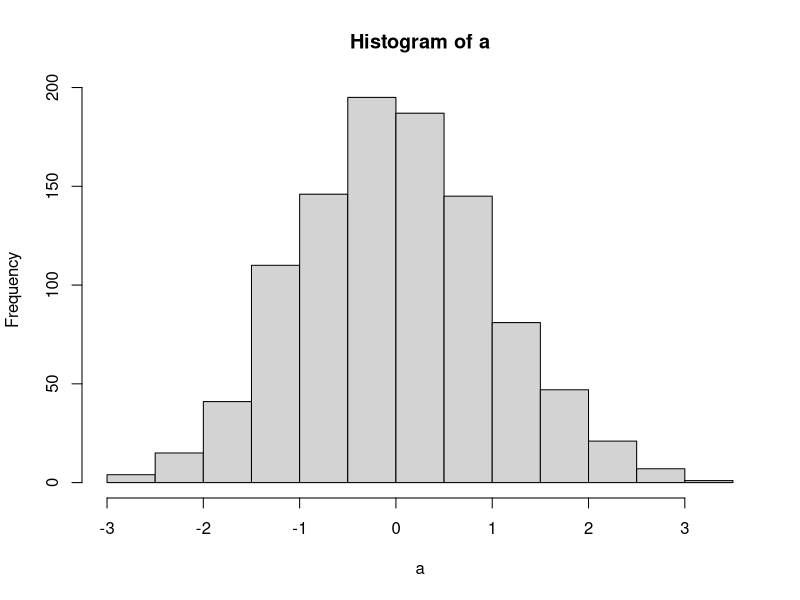
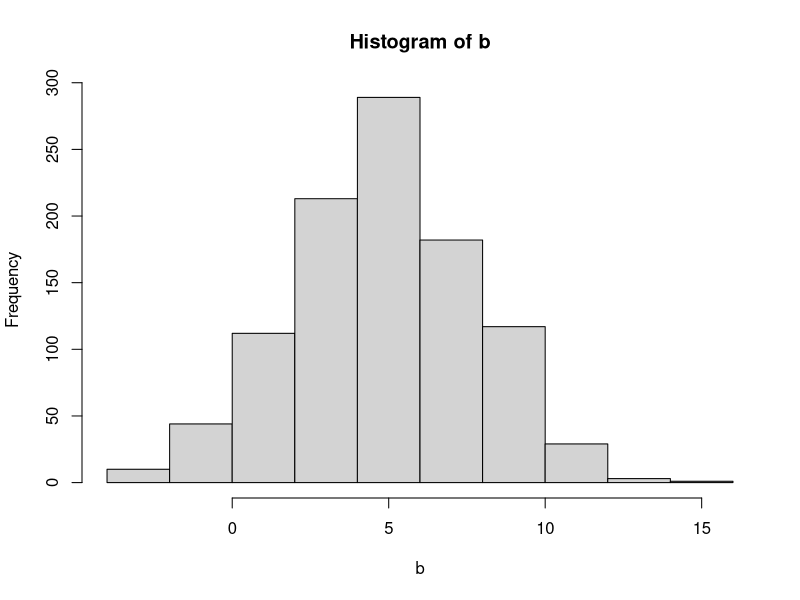

R code for these plots, in order: (Note: this script raises an error after producing the figures.)
#Pregunta 1

#Muestras
a <- rnorm(n = 1000)
b <- rnorm(n = 1000, mean = 5, sd = 3)

rnorm(n = 1000)
rnorm(n = 1000, mean = 5, sd = 3)

#Histogramas

hist(x = a)

hist(x = b)


#Pregunta 2

#a)

c <- rexp(n = 500, rate = 1/20)
rexp(n = 500, rate = 1/20)
mean(c) = 19.44232
#Con estos numeros aleatorios la media es menor al valor esperado

#b) 

quantile(c(0,33))
#0%   25%   50%   75%  100% 
#0.00  8.25 16.50 24.75 33.00 

#c)

boxplot(c)
